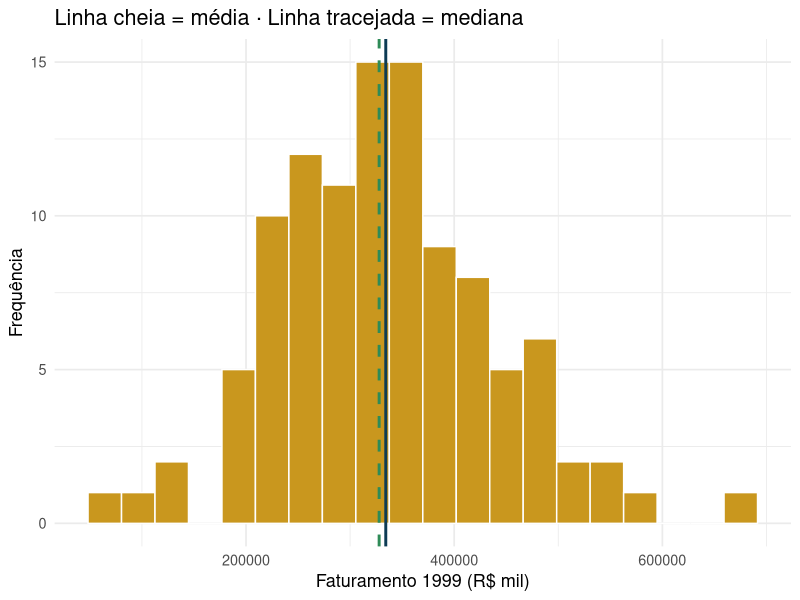

This figure's R source: (Note: this script raises an error after producing the figure.)
## ---- chunk 1
knitr::opts_chunk$set(echo = TRUE, warning = FALSE, message = FALSE, fig.retina = 2, fig.height=4.2)
suppressPackageStartupMessages(library(tidyverse))
empresas <- read.csv("empresas.csv")
options(scipen = 999)
## ---- chunk 2
empresas |> summarise(media = mean(faturamento99), mediana = median(faturamento99))
## ---- chunk 3
ggplot(empresas, aes(x = faturamento99)) +
  geom_histogram(bins = 20, fill = "#c9971e", color = "white") +
  geom_vline(aes(xintercept = mean(faturamento99)), color = "#0d3b54", linewidth = 1) +
  geom_vline(aes(xintercept = median(faturamento99)), color = "#2e8b57", linewidth = 1, linetype = "dashed") +
  labs(x = "Faturamento 1999 (R$ mil)", y = "Frequência",
       title = "Linha cheia = média · Linha tracejada = mediana") +
  theme_minimal(base_size = 13)
## ---- chunk 4
knitr::include_graphics("images/notas_prova1_matf14.png")
## ---- chunk 5
knitr::include_graphics("images/letras_nomes_matf14.png")
